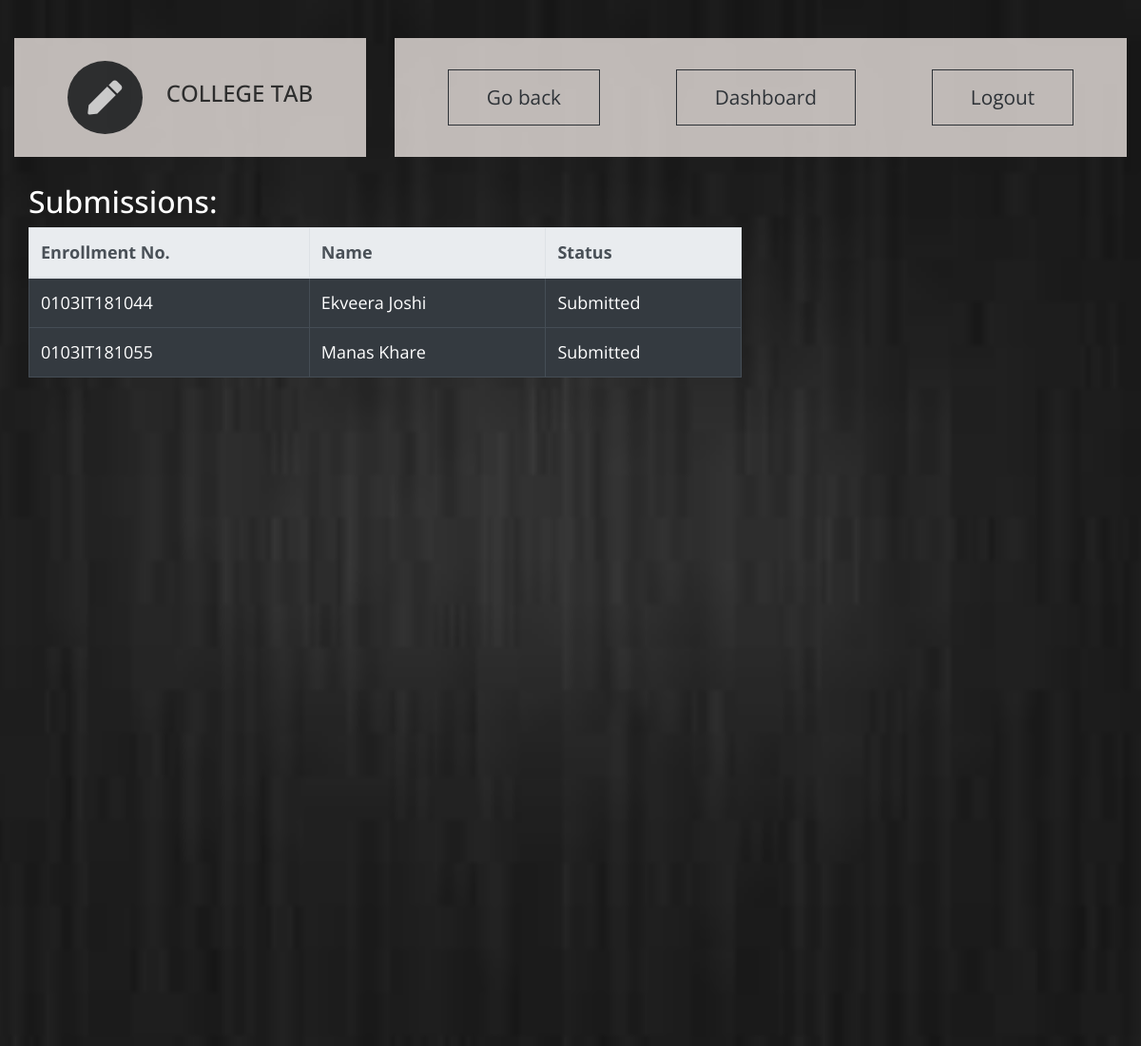
Screenshot of /t_dashboard/t_assignment_submission/1/ (signed in) with the database file from the repository.
### ctapp/models.py (models this page shows, shortened)
class student_submission(models.Model):#assignment
    a_id = models.ForeignKey(assignment,on_delete=models.CASCADE)
    stud_id = models.ForeignKey(student,on_delete=models.CASCADE)
    file = models.FileField(upload_to =user_directory_path)

class student(models.Model):
    user = models.OneToOneField(User, on_delete=models.CASCADE,unique=True)
    enrollment_number = models.CharField(max_length = 12,primary_key = True)
    name = models.CharField(max_length = 30)
    college_name = models.CharField(max_length = 10,choices = CLG_CHOICES,default = 'LNCT')
    sem = models.CharField(max_length = 20,choices = SEMESTER_CHOICES,default = '6')
    sec = models.CharField(max_length = 1,choices = SEC_CHOICES,default = 'A')
    branch= models.CharField(max_length = 20,choices = BRANCH_CHOICES,default = 'IT')
    mobile_no = models.CharField(max_length=10)
    email = models.CharField(max_length=30)

### ctapp/views.py (the view)
# urls.py: path('t_assignment_submission/<int:a_id>/', views.teacher_assignment_submission,name="t_assign_submit" ),#list of submission
@login_required(login_url='t_login/')
def teacher_assignment_submission(request,a_id):# list students who have submitted this assignment
    template = loader.get_template('teacher_dashboard_assignment_submissions.html')
    a = assignment.objects.filter(id=a_id)
    student_submission_list = student_submission.objects.filter(a_id=a_id)
    context = {'submission_list':student_submission_list,'a':a}
    return HttpResponse(template.render(context, request))

### ctapp/templates/teacher_dashboard_assignment_submissions.html (shortened to what this page needs)
<!DOCTYPE html>
<html lang="en">
{% load static %}
{% load widget_tweaks %}
  <head>
    <link rel="stylesheet" href="{% static 'css/all.min.css' %}" />
    <link rel="stylesheet" href="{% static 'css/bootstrap.min.css' %}" />
    <link rel="stylesheet" href="{% static 'css/templatemo-style.css' %}" />
  </head>
  <body id="assignmentPage">
    <div class="parallax-window" data-parallax="scroll" data-image-src="{% static 'img/subs.jpg' %}">
      <div class="container-fluid">
        <div class="row tm-brand-row">
          <div class="col-lg-4 col-11">
            <div class="tm-brand-container tm-bg-white-transparent">
              <i class="fas fa-2x fa-pen tm-brand-icon"></i>
              <div class="tm-brand-texts">
                <h1 class="text-uppercase tm-brand-name">College Tab</h1>
              </div>
            </div>
          </div>
          <div class="col-lg-8 col-1">
            <div class="tm-nav">
              <nav
                class="navbar navbar-expand-lg navbar-light tm-bg-white-transparent tm-navbar">
                <div class="collapse navbar-collapse" id="navbarNav">
                  <ul class="navbar-nav">
                    <li class="nav-item">
                        <button data-toggle="collapse" data-target="#uploader" class="btn btn-outline-dark">Go back</a>
                    </li>
                    <li class="nav-item">
                      <a href="#" class="btn btn-outline-dark">
                        Dashboard
                      </a>
                    </li>
                    <li class="nav-item">
                      <a href="#" class="btn btn-outline-dark">
                        Logout
                      </a>
                    </li>
                  </ul>
                </div>
              </nav>
            </div>
          </div>
        </div>
  <body>
  <div class="container-fluid">
    <div class="row">
    <div class="col-8">
      <h2 class="mb-8" style="color:white;">Submissions:</h2>
      <div class="table-responsive">
        <table class="table custom-table table-bordered table-hover table-dark">
          <thead class="thead-light">
            <tr>
              <th scope="col">Enrollment No.</th>
              <th scope="col">Name</th>
              <th scope="col">Status</th>
            </tr>
          </thead>
          <tbody>
            {% for s in submission_list %}
            <tr scope="row">
                <td>{{s.stud_id.enrollment_number}}</td>
                <td>{{s.stud_id.name}}</td>
                <td>Submitted</td>
            </tr>
            {% endfor %}
          </tbody>
        </table>
      </div>
    </div>
  </div>
</div>
  </body>
</html>

### ctapp/static/css/templatemo-style.css (style rules this page uses)
html { scroll-behavior: smooth; }
body { font-family: "Open Sans", Arial, Helvetica, sans-serif; font-size: 18px; font-weight: 400; color: #6b6b6b; overflow-x: hidden; }
a, button { transition: all 0.3s ease; }
.container-fluid { max-width: 1310px; }
.parallax-window { min-height: 1100px; background: transparent; }
.tm-bg-white-transparent { background-color: rgba(255, 255, 255, 0.8); }
.tm-brand-row { align-items: center; padding-top: 40px; padding-bottom: 28px; }
.tm-brand-container { max-width: 500px; height: 125px; display: flex; align-items: center; justify-content: center; }
.tm-brand-icon { width: 79px; height: 77px; display: flex; align-items: center; justify-content: center; background-color: #333436; color: white; border-radius: 50%; margin-right: 25px; }
.tm-brand-name { font-size: 1.5rem; color: #333333; }
::placeholder { color: black; opacity: 1; }
.tm-navbar { max-width: 840px;min-height: 125px;justify-content:; }
.tm-navbar .navbar-nav { width: 100%; display: flex; align-items: center; justify-content: space-around; }
.nav-item { position: relative; }
.btn { border-radius: 0; padding: 13px 40px; font-size: 1.3rem; }
.tm-bg-white-transparent { background-color: #F2EBE7;; opacity: 0.77; color: #F4F3F2; font-weight: bold; }

### rows the page displays
student_submission: stud_id.enrollment_number "0103IT181044", stud_id.name "Ekveera Joshi"
student_submission: stud_id.enrollment_number "0103IT181055", stud_id.name "Manas Khare"
